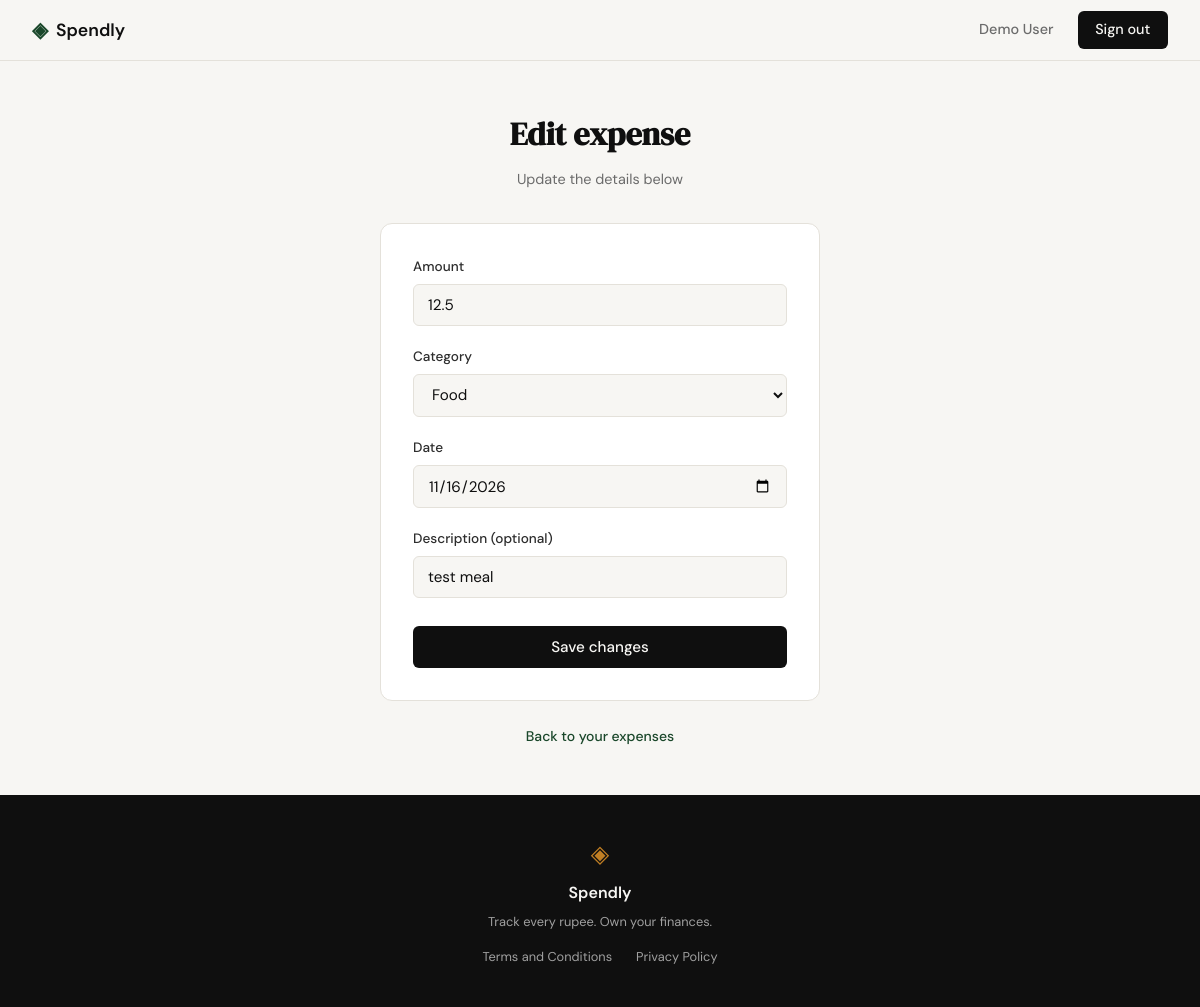
The page /expenses/9/edit (signed in) on the database its author committed.
### tables this page shows
CREATE TABLE expenses (
                id          INTEGER PRIMARY KEY AUTOINCREMENT,
                user_id     INTEGER NOT NULL REFERENCES users(id),
                amount      REAL NOT NULL,
                category    TEXT NOT NULL,
                date        TEXT NOT NULL,
                description TEXT,
                created_at  TEXT DEFAULT (datetime('now'))
            );

### app.py (the view)
@app.route("/expenses/<int:id>/edit", methods=["GET", "POST"])
def edit_expense(id):
    if "user_id" not in session:
        return redirect(url_for("login"))
    conn = get_db()
    expense = conn.execute(
        "SELECT id, amount, category, date, description"
        " FROM expenses WHERE id = ? AND user_id = ?",
        (id, session["user_id"]),
    ).fetchone()
    if expense is None:
        conn.close()
        return redirect(url_for("profile"))
    error = None
    if request.method == "POST":
        form = {
            "amount": request.form.get("amount", "").strip(),
            "category": request.form.get("category", "").strip(),
            "date": request.form.get("date", "").strip(),
            "description": request.form.get("description", "").strip(),
        }
        try:
            amount = float(form["amount"])
        except (ValueError, TypeError):
            amount = None
        if form["amount"] and (amount is None or amount <= 0):
            error = "Amount must be a positive number."
        elif form["category"] not in CATEGORIES:
            error = "Choose a valid category."
        else:
            try:
                datetime.strptime(form["date"], "%Y-%m-%d")
            except (ValueError, TypeError):
                error = "Enter a valid date."
        if not error:
            conn.execute(
                "UPDATE expenses SET amount = ?, category = ?, date = ?,"
                " description = ? WHERE id = ? AND user_id = ?",
                (
                    amount,
                    form["category"],
                    form["date"],
                    form["description"] or None,
                    id,
                    session["user_id"],
                ),
            )
            conn.commit()
            conn.close()
            return redirect(url_for("profile"))
    else:
        form = {
            "amount": str(expense["amount"]),
            "category": expense["category"],
            "date": expense["date"],
            "description": expense["description"] or "",
        }
    conn.close()
    return render_template(
        "add_expense.html",
        categories=CATEGORIES,
        form=form,
        error=error,
        today=date.today().isoformat(),
        form_action=url_for("edit_expense", id=id),
        form_title="Edit expense",
        form_subtitle="Update the details below",
        form_submit="Save changes",
    )

### database/db.py (called while the page is built)
def get_db():
    conn = sqlite3.connect(DB_PATH)
    conn.row_factory = sqlite3.Row
    conn.execute("PRAGMA foreign_keys = ON")
    return conn

### templates/add_expense.html (shortened to what this page needs)
{% extends "base.html" %}
{% block content %}
<section class="auth-section">
    <div class="auth-container">
        <div class="auth-header">
            <h1 class="auth-title">{{ form_title or 'Add an expense' }}</h1>
            <p class="auth-subtitle">{{ form_subtitle or 'Record what you spent today' }}</p>
        </div>
        <div class="auth-card">
            <form method="POST" action="{{ form_action or url_for('add_expense') }}">
                <div class="form-group">
                    <label for="amount">Amount</label>
                    <input type="number" id="amount" name="amount"
                           class="form-input" step="0.01" min="0.01"
                           placeholder="0.00"
                           value="{{ form['amount'] if form else '' }}"
                           required autofocus>
                </div>
                <div class="form-group">
                    <label for="category">Category</label>
                    <select id="category" name="category" class="form-input" required>
                        {% for c in categories %}
                        <option value="{{ c }}"
                            {% if form and form['category'] == c %}selected{% endif %}>
                            {{ c }}
                        </option>
                        {% endfor %}
                    </select>
                </div>
                <div class="form-group">
                    <label for="date">Date</label>
                    <input type="date" id="date" name="date"
                           class="form-input"
                           value="{{ form['date'] if form else today }}"
                           required>
                </div>
                <div class="form-group">
                    <label for="description">Description (optional)</label>
                    <input type="text" id="description" name="description"
                           class="form-input"
                           placeholder="e.g. Lunch at the canteen"
                           value="{{ form['description'] if form else '' }}">
                </div>
                <button type="submit" class="btn-submit">{{ form_submit or 'Add expense' }}</button>
            </form>
        </div>
        <p class="auth-switch">
            <a href="{{ url_for('profile') }}">Back to your expenses</a>
        </p>
    </div>
</section>
{% endblock %}

### static/css/style.css (style rules this page uses)
:root { --ink: #0f0f0f; --ink-soft: #2d2d2d; --ink-muted: #6b6b6b; --ink-faint: #a0a0a0; --paper: #f7f6f3; --paper-warm: #f0ede6; --paper-card: #ffffff; --accent: #1a472a; --accent-light: #e8f0eb; --accent-2: #c17f24; --accent-2-light: #fdf3e3; --danger: #c0392b; --danger-light: #fdecea; --border: #e4e1da; --border-soft: #eeebe4; --font-display: 'DM Serif Display', Georgia, serif; --font-body: 'DM Sans', system-ui, sans-serif; --max-width: 1200px; --auth-width: 440px; --radius-sm: 6px; --radius-md: 12px; --radius-lg: 20px; }
*, *::before, *::after { box-sizing: border-box; margin: 0; padding: 0; }
html { font-size: 16px; scroll-behavior: smooth; }
body { background: var(--paper); color: var(--ink); font-family: var(--font-body); font-size: 1rem; line-height: 1.6; -webkit-font-smoothing: antialiased; }
a { color: inherit; text-decoration: none; }
.auth-section { min-height: calc(100vh - 60px - 100px); display: flex; align-items: center; justify-content: center; padding: 3rem 2rem; }
.auth-container { width: 100%; max-width: var(--auth-width); }
.auth-header { text-align: center; margin-bottom: 2rem; }
.auth-title { font-family: var(--font-display); font-size: 2rem; color: var(--ink); margin-bottom: 0.5rem; }
.auth-subtitle { font-size: 0.9rem; color: var(--ink-muted); }
.auth-card { background: var(--paper-card); border: 1px solid var(--border); border-radius: var(--radius-md); padding: 2rem; margin-bottom: 1.5rem; }
.form-group { margin-bottom: 1.25rem; }
.form-group label { display: block; font-size: 0.85rem; font-weight: 500; color: var(--ink-soft); margin-bottom: 0.4rem; }
.form-input { width: 100%; padding: 0.6rem 0.875rem; border: 1px solid var(--border); border-radius: var(--radius-sm); font-family: var(--font-body); font-size: 0.95rem; color: var(--ink); background: var(--paper); outline: none; transition: border-color 0.2s; }
.form-input::placeholder { color: var(--ink-faint); }
.btn-submit { width: 100%; padding: 0.7rem; background: var(--ink); color: var(--paper); border: none; border-radius: var(--radius-sm); font-family: var(--font-body); font-size: 0.95rem; font-weight: 500; cursor: pointer; transition: background 0.2s; margin-top: 0.5rem; }
.auth-switch { text-align: center; font-size: 0.875rem; color: var(--ink-muted); }
.auth-switch a { color: var(--accent); font-weight: 500; }

### rows shown on the page
expenses: amount "12.5", category "Food", date "11/16/2026", description "test meal"

### other values the page prints
{{ session["user_name"] }} "Demo User"
